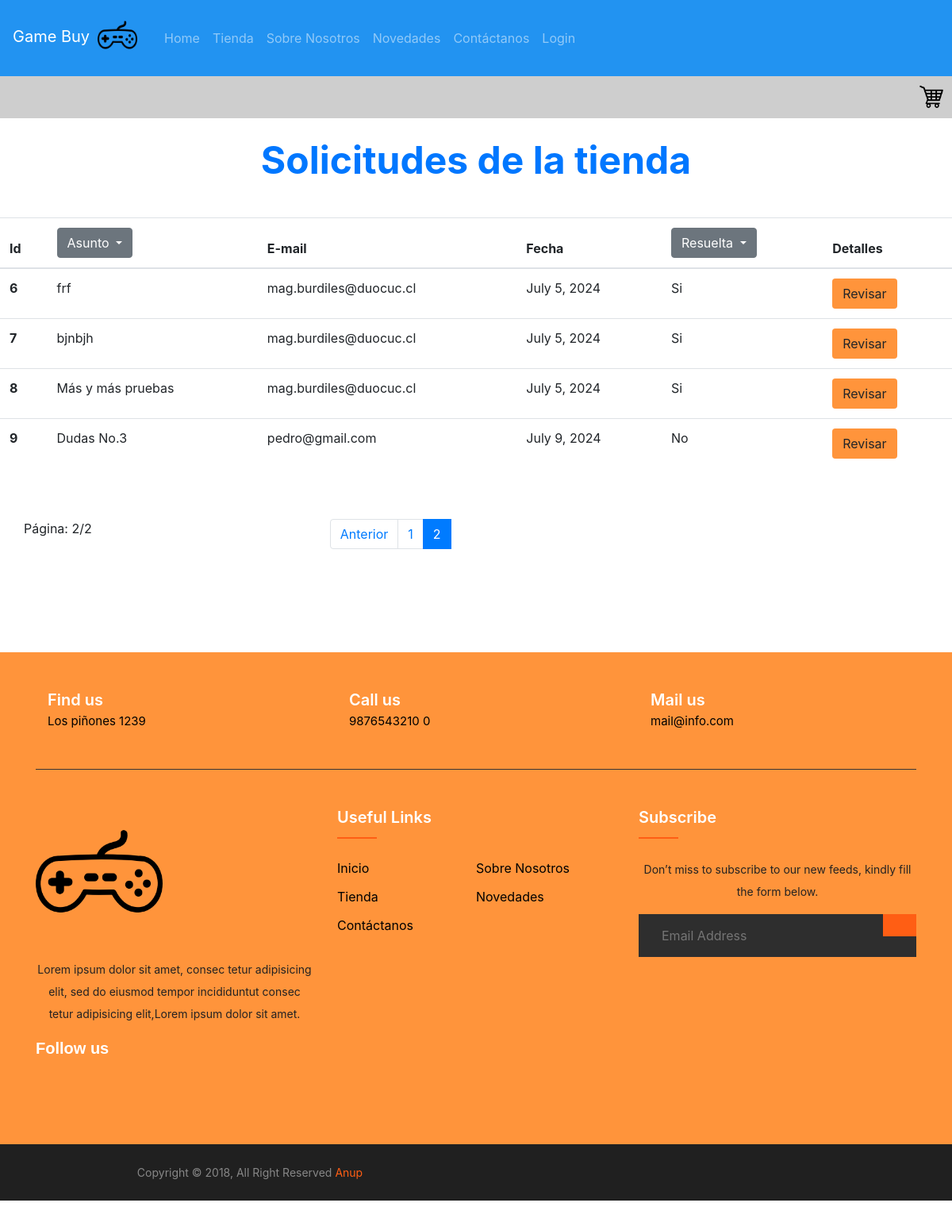
Before: /tienda/crud_contact?pagina=2 with the older database file.
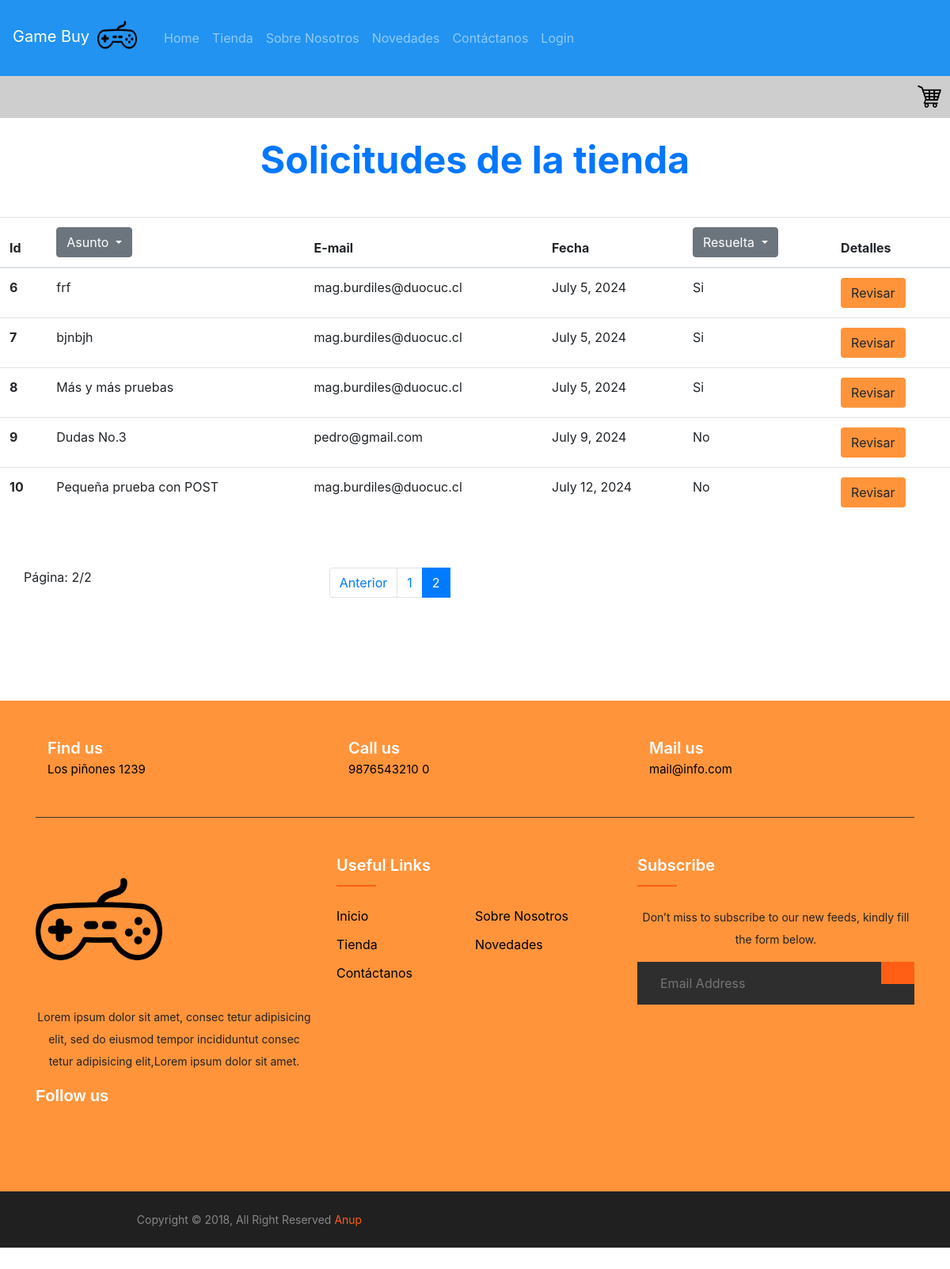
After: the same page with the newer database file.
### tienda/models.py (models this page shows)
class Contact(models.Model):
    id= models.AutoField(primary_key= True)
    f_cliente= models.ForeignKey(Cliente, db_column= 'cliente_FK', on_delete= models.CASCADE, null= True)
    asunto= models.CharField(max_length= 50)
    mensaje= models.CharField(max_length= 500)
    fecha_emision= models.DateField(auto_now_add= True)
    email_emisor= models.CharField(max_length= 80)
    respuesta= models.CharField(max_length= 500, null= True)
    resuelta= models.BooleanField(null= True, default= False)

### tienda/views.py (the view)
# urls.py: path("crud_contact", views.crud_contact, name="crud_contact"),
def crud_contact(request):
    if request.method== "POST":
        if 'boton_id' in request.POST:
            id_c= request.POST["boton_id"]
            request.session["id"]= id_c
            solicitud= Contact.objects.get(id= id_c)
            return redirect('contact_details')
        elif 'boton-si' in request.POST:
            contactos= Contact.objects.filter(resuelta= True)
            pagina = Paginator(contactos, 5)
            lista_pagina = request.GET.get('pagina')
            pagina = pagina.get_page(lista_pagina)
            context={"contact": contactos,
                     "pagina": pagina}
            return render(request, "tienda/crud_contact.html", context)
        elif 'boton-no' in request.POST:
            contactos= Contact.objects.filter(resuelta= False)
            pagina = Paginator(contactos, 5)
            lista_pagina = request.GET.get('pagina')
            pagina = pagina.get_page(lista_pagina)
            context={"contact": contactos,
                     "pagina": pagina}
            return render(request, "tienda/crud_contact.html", context)
        elif 'search-asunto' in request.POST:
            input= request.POST["input-asunto"]
            contactos= Contact.objects.filter(asunto__startswith= input)
            pagina = Paginator(contactos, 5)
            lista_pagina = request.GET.get('pagina')
            pagina = pagina.get_page(lista_pagina)
            context={"contact": contactos,
                     "pagina": pagina}
            return render(request, "tienda/crud_contact.html", context)
        elif 'limpiar-filtro' in request.POST:
            return redirect('crud_contact')
    else:
        contactos= Contact.objects.all()
        pagina = Paginator(contactos, 5)
        lista_pagina = request.GET.get('pagina')
        pagina = pagina.get_page(lista_pagina)
        context={"pagina": pagina,
        "contact": contactos}
        return render(request, "tienda/crud_contact.html", context)

### tienda/templates/tienda/crud_contact.html (shortened to what this page needs)
{% extends 'tienda/base.html' %}
{% load static %}
{% block content %}
<h1 class="my-4">Solicitudes de la tienda</h1>
<div class="table-contenedor">
<table class="table table-hover tabla-crud">
    <thead>
      <tr>
        <th scope="col">Id</th>
        <th scope="col">
        <div class="dropdown">
            <button class="btn btn-secondary dropdown-toggle" type="button" id="dropdownMenuButton" data-toggle="dropdown" aria-haspopup="true" aria-expanded="false">
              Asunto
            </button>
          </div>
        </th>
        <th scope="col">E-mail</th>
        <th scope="col">Fecha</th>
        <th scope="col">
        <div class="dropdown">
            <button class="btn btn-secondary dropdown-toggle" type="button" id="dropdownMenuButton" data-toggle="dropdown" aria-haspopup="true" aria-expanded="false">
              Resuelta
            </button>
          </div>
        </th>
        <th scope="col">Detalles</th>
      </tr>
    </thead>
    <tbody>
        {% for con in pagina.object_list %}
            <tr>
              <th scope="row">{{con.id}}</th>
              <td>{{con.asunto}}</td>
              <td>{{con.email_emisor}}</td>
              <td>{{con.fecha_emision}}</td>
              <td>{% if con.resuelta %} Si {% else %} No {% endif %}</td>
              <form method="POST">
                <td><button type="submit" value="{{con.id}}" name="boton_id" class="btn btn-crud">Revisar</button></td>
              </form>
            </tr>
        {% endfor %}
    </tbody>
  </table>
</div>
<div class="container">
  <div class="row my-5">
      <p>Página: {{pagina.number}}/{{pagina.paginator.num_pages}}</p>
      <div class="col-md-4 offset-md-3">
          <nav aria-label="...">
              <ul class="pagination">
                  <li class="page-item">
                      {% if pagina.has_previous %}
                          <a class="page-link" href="{% url 'crud_contact' %}?pagina={{pagina.previous_page_number}}">Anterior</a>
                      {% endif %}
                  </li>
                  {% for num_page in pagina.paginator.page_range %}
                  <br />
                      {% if pagina.number == num_page %}
                          <li class="page-item active" aria-current="page">
                              <a class="page-link" href="{% url 'crud_contact' %}?pagina={{num_page}}">{{num_page}}</a>
                          </li>
                      {% else %}
                          <li class="page-item" aria-current="page">
                              <a class="page-link" href="{% url 'crud_contact' %}?pagina={{num_page}}">{{num_page}}</a>
                          </li>
                      {% endif %}
                  <br />
                  {% endfor %}
              </ul>
          </nav>
      </div>
  </div>
</div>
{% endblock %}

Changed rows visible on the page:
added Contact: id "10", asunto "Pequeña prueba con POST", email_emisor "mag.burdiles@duocuc.cl", fecha_emision "July 12, 2024", resuelta "No"
